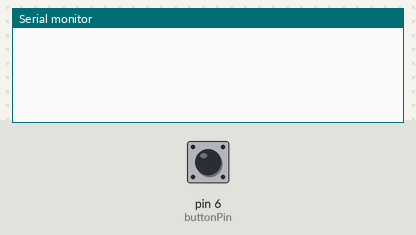
Recording of a sketch running on a simulated Arduino Uno, built with avr-gcc and run on an emulated ATmega328P. Parts: the last lines printed to the serial monitor. Inputs (shaded band) come from the test bench; at power-on: pin 6 (buttonPin) LOW.

Above: at 1.2 s.
1.3 s: pin 6 (buttonPin) pulled HIGH for 0.15 s
At 1.7 s:
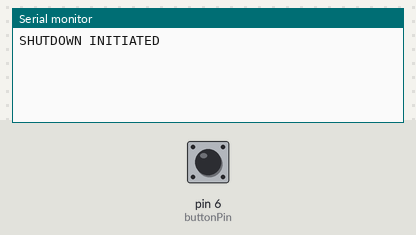
4.4 s: pin 6 (buttonPin) pulled HIGH for 1 s
At 4.4 s:
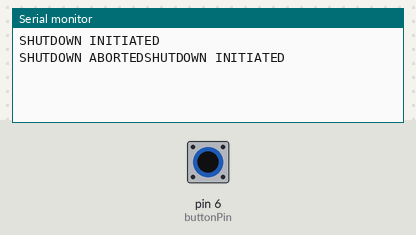
6.9 s: pin 6 (buttonPin) pulled HIGH for 1 s
At 8.2 s:
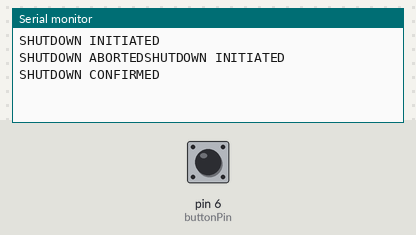

The sketch:

powerbutton.ino
```cpp
//Press the button and immediately the blue light turns on and then hold it for three seconds (or until the red light comes on)
//then the shutdown process would have been started

const int buttonPin       = 6; //since button is connected to d4
const int warningLedPin   = 2; //since warningled(blue) is connected to d2
const int confirmLedPin   = 3; //since confirmled(red) is connected to d3
      int buttonState     = 0; //initializing state to zero
      int flag            = 0; //flag is used so that once shutdown is confirmed it can't be initiated again
void setup()
{
  //initializing button as input
  pinMode(buttonPin, INPUT);
  pinMode(warningLedPin, INPUT);
  pinMode(confirmLedPin, INPUT);

  //initializing the serial monitor
  Serial.begin(9600);
}

void loop()
{
 digitalWrite(warningLedPin,LOW);
 digitalWrite(confirmLedPin,LOW);

 if(flag == 0)
 {
 //read input from button
 buttonState = digitalRead(buttonPin);

 if(buttonState == HIGH)
  {
  digitalWrite(warningLedPin,HIGH);
  Serial.println("SHUTDOWN INITIATED");
  delay(3000);
  buttonState = digitalRead(buttonPin);

  if(buttonState == HIGH)
        {
         digitalWrite(confirmLedPin,HIGH);
         Serial.print("SHUTDOWN CONFIRMED");
         flag = 1;
         delay(1000);        //otherwise you won't notice the red led being turned on
        }
  else
        {
         Serial.print("SHUTDOWN ABORTED");
        }

  }


}
else
Serial.println("SYSTEM ALREADY SHUTDOWN");
}
```

Measured:
- after the input at 1.3 s, the serial monitor: prints a new line at once (image 1)
- after the input at 6.9 s, the serial monitor: prints a new line after 0.50 s (image 3)
